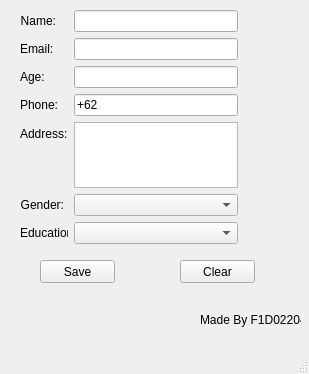
<?xml version="1.0" encoding="UTF-8"?>
<ui version="4.0">
 <class>MainWindow</class>
 <widget class="QMainWindow" name="MainWindow">
  <property name="geometry">
   <rect>
    <x>0</x>
    <y>0</y>
    <width>309</width>
    <height>374</height>
   </rect>
  </property>
  <property name="windowTitle">
   <string>MainWindow</string>
  </property>
  <widget class="QWidget" name="centralwidget">
   <widget class="QWidget" name="formLayoutWidget">
    <property name="geometry">
     <rect>
      <x>20</x>
      <y>10</y>
      <width>218</width>
      <height>234</height>
     </rect>
    </property>
    <layout class="QFormLayout" name="formLayout">
     <item row="1" column="0">
      <widget class="QLabel" name="label_2">
       <property name="text">
        <string>Email:</string>
       </property>
      </widget>
     </item>
     <item row="1" column="1">
      <widget class="QLineEdit" name="lineEdit_2">
       <property name="inputMethodHints">
        <set>Qt::ImhEmailCharactersOnly</set>
       </property>
      </widget>
     </item>
     <item row="2" column="0">
      <widget class="QLabel" name="label_3">
       <property name="text">
        <string>Age:</string>
       </property>
      </widget>
     </item>
     <item row="2" column="1">
      <widget class="QLineEdit" name="lineEdit_3">
       <property name="inputMethodHints">
        <set>Qt::ImhDigitsOnly</set>
       </property>
       <property name="alignment">
        <set>Qt::AlignLeading|Qt::AlignLeft|Qt::AlignVCenter</set>
       </property>
      </widget>
     </item>
     <item row="3" column="0">
      <widget class="QLabel" name="label_4">
       <property name="text">
        <string>Phone:</string>
       </property>
      </widget>
     </item>
     <item row="3" column="1">
      <widget class="QLineEdit" name="lineEdit_4">
       <property name="font">
        <font>
         <stylestrategy>PreferAntialias</stylestrategy>
        </font>
       </property>
       <property name="layoutDirection">
        <enum>Qt::RightToLeft</enum>
       </property>
       <property name="inputMethodHints">
        <set>Qt::ImhDigitsOnly</set>
       </property>
       <property name="inputMask">
        <string/>
       </property>
       <property name="text">
        <string>+62</string>
       </property>
       <property name="placeholderText">
        <string/>
       </property>
      </widget>
     </item>
     <item row="4" column="0">
      <widget class="QLabel" name="label_5">
       <property name="text">
        <string>Address:</string>
       </property>
      </widget>
     </item>
     <item row="4" column="1">
      <widget class="QTextEdit" name="textEdit"/>
     </item>
     <item row="5" column="0">
      <widget class="QLabel" name="label_6">
       <property name="text">
        <string>Gender:</string>
       </property>
       <property name="alignment">
        <set>Qt::AlignRight|Qt::AlignTrailing|Qt::AlignVCenter</set>
       </property>
      </widget>
     </item>
     <item row="6" column="0">
      <widget class="QLabel" name="label_7">
       <property name="text">
        <string>Education:</string>
       </property>
      </widget>
     </item>
     <item row="0" column="1">
      <widget class="QLineEdit" name="lineEdit"/>
     </item>
     <item row="0" column="0">
      <widget class="QLabel" name="label">
       <property name="text">
        <string>Name:</string>
       </property>
       <property name="alignment">
        <set>Qt::AlignRight|Qt::AlignTrailing|Qt::AlignVCenter</set>
       </property>
      </widget>
     </item>
     <item row="5" column="1">
      <widget class="QComboBox" name="comboBox">
       <item>
        <property name="text">
         <string/>
        </property>
       </item>
       <item>
        <property name="text">
         <string>Male</string>
        </property>
       </item>
       <item>
        <property name="text">
         <string>Female</string>
        </property>
       </item>
      </widget>
     </item>
     <item row="6" column="1">
      <widget class="QComboBox" name="comboBox_2">
       <item>
        <property name="text">
         <string/>
        </property>
       </item>
       <item>
        <property name="text">
         <string>Taman Kanak-Kanak</string>
        </property>
       </item>
       <item>
        <property name="text">
         <string>Sekolah Dasar</string>
        </property>
       </item>
       <item>
        <property name="text">
         <string>Sekolah Menengah Pertama</string>
        </property>
       </item>
       <item>
        <property name="text">
         <string>Sekolah Menengah Atas</string>
        </property>
       </item>
       <item>
        <property name="text">
         <string>Diploma</string>
        </property>
       </item>
       <item>
        <property name="text">
         <string>Sarjana 1</string>
        </property>
       </item>
       <item>
        <property name="text">
         <string>Sarjana 2</string>
        </property>
       </item>
      </widget>
     </item>
    </layout>
   </widget>
   <widget class="QPushButton" name="pushButton">
    <property name="geometry">
     <rect>
      <x>40</x>
      <y>260</y>
      <width>75</width>
      <height>23</height>
     </rect>
    </property>
    <property name="text">
     <string>Save</string>
    </property>
   </widget>
   <widget class="QPushButton" name="pushButton_2">
    <property name="geometry">
     <rect>
      <x>180</x>
      <y>260</y>
      <width>75</width>
      <height>23</height>
     </rect>
    </property>
    <property name="text">
     <string>Clear</string>
    </property>
   </widget>
   <widget class="QLabel" name="label_8">
    <property name="geometry">
     <rect>
      <x>200</x>
      <y>310</y>
      <width>101</width>
      <height>20</height>
     </rect>
    </property>
    <property name="text">
     <string>Made By F1D022046</string>
    </property>
   </widget>
  </widget>
  <widget class="QMenuBar" name="menubar">
   <property name="geometry">
    <rect>
     <x>0</x>
     <y>0</y>
     <width>309</width>
     <height>21</height>
    </rect>
   </property>
  </widget>
  <widget class="QStatusBar" name="statusbar"/>
 </widget>
 <resources/>
 <connections/>
</ui>
